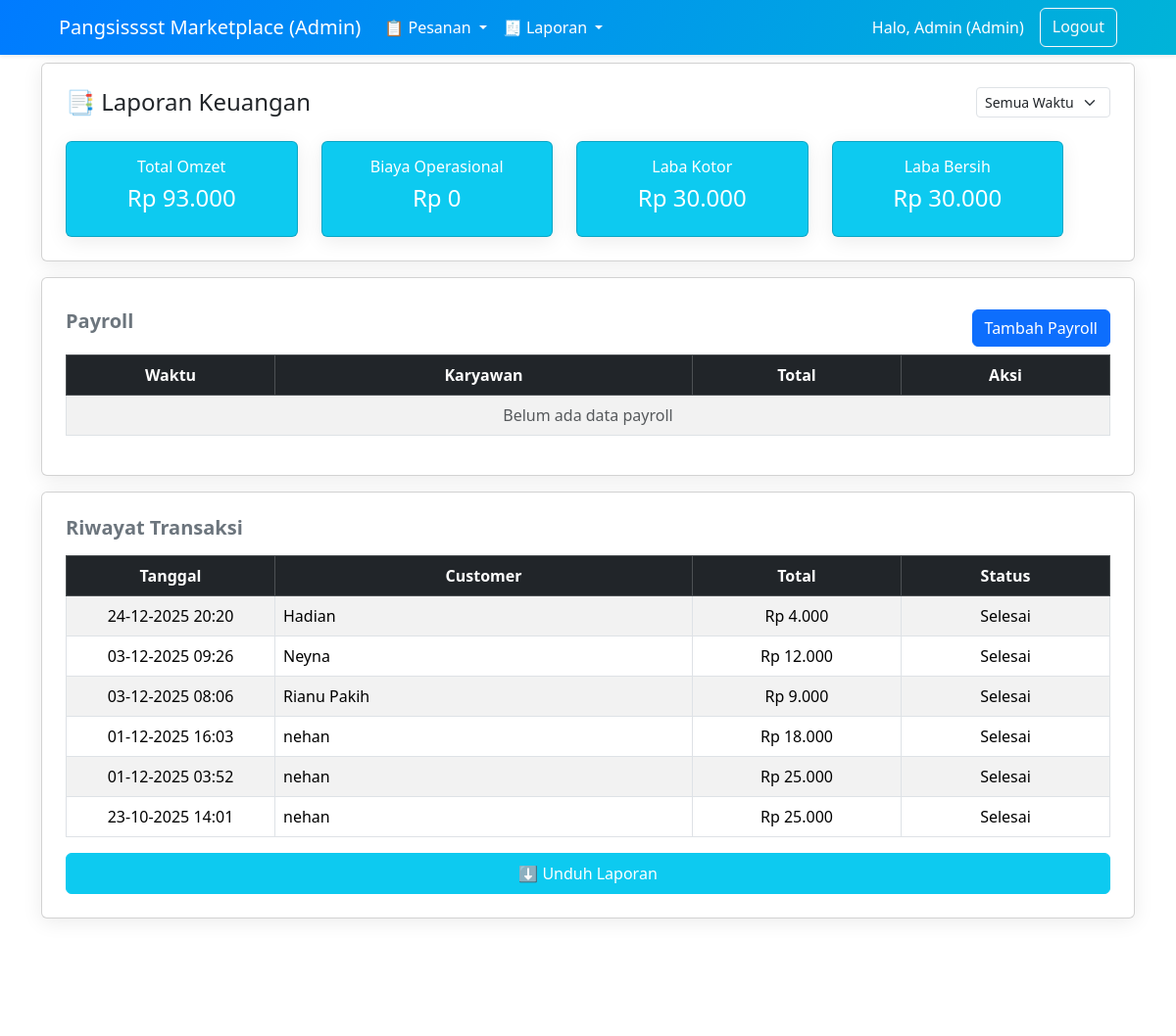
The page /dashboard_admin/laporan_keuangan.php (signed in) on the database its author committed.
### tables this page shows
CREATE TABLE `orders` (
  `id` int(11) NOT NULL,
  `customer_id` int(11) DEFAULT NULL,
  `tanggal` datetime DEFAULT NULL,
  `status` varchar(50) DEFAULT NULL,
  `total` decimal(15,2) DEFAULT NULL,
  `alamat_pengiriman` varchar(255) DEFAULT NULL
);

CREATE TABLE `users` (
  `id` int(11) NOT NULL,
  `nama` varchar(100) DEFAULT NULL,
  `email` varchar(100) DEFAULT NULL,
  `password` varchar(255) DEFAULT NULL,
  `role` enum('admin','customer') DEFAULT 'customer',
  `created_at` timestamp NOT NULL DEFAULT current_timestamp()
);

### dashboard_admin/laporan_keuangan.php (the view, shortened to what this page needs)
<?php
    require_once "../config/koneksi.php";
    $filter = $_GET['filter'] ?? 'all';
    $filterQuery = "";
    $filterQueryPayroll = "";
    $sql_summary = "SELECT COALESCE(SUM(oi.harga * oi.qty), 0) AS total_omzet, COALESCE(SUM((oi.harga - p.modal) * oi.qty), 0) AS total_profit_kotor, (COALESCE(SUM((oi.harga - p.modal) * oi.qty), 0) - (SELECT COALESCE(SUM(py.total), 0) FROM payroll py WHERE 1=1 $filterQuery )) AS total_profit_bersih, COUNT(DISTINCT o.id) AS total_transaksi FROM orders o INNER JOIN order_items oi ON oi.order_id = o.id INNER JOIN products p ON p.id = oi.product_id WHERE o.status IN ('Selesai', 'Diproses Pengiriman') $filterQuery";
    $querySummaryPayroll = mysqli_query($conn, "SELECT SUM(o.total) AS total_payroll FROM payroll o WHERE 1=1 $filterQuery");
    $totalPayroll = mysqli_fetch_assoc($querySummaryPayroll)['total_payroll'] ?? 0;
    $res_summary = mysqli_query($conn, $sql_summary);
    $summary = mysqli_fetch_assoc($res_summary);
    $sql_detail = "SELECT o.*, u.nama AS customer FROM orders o LEFT JOIN users u ON o.customer_id = u.id WHERE (o.status = 'Selesai' OR o.status = 'Diproses Pengiriman') $filterQuery ORDER BY o.tanggal DESC";
    $res_detail = mysqli_query($conn, $sql_detail);
    $queryPayroll = "SELECT p.id, p.tanggal, u.nama AS nama_user, p.total FROM payroll p JOIN users u ON u.id = p.id_user WHERE 1=1 $filterQueryPayroll ORDER BY p.tanggal DESC";
    $resultPayroll = mysqli_query($conn, $queryPayroll);
?>
<!DOCTYPE html>
<html lang="id">
<head>
    <link href="https://cdn.jsdelivr.net/npm/bootstrap@5.3.3/dist/css/bootstrap.min.css" rel="stylesheet">
</head>
<body>
<?php include __DIR__ . '/navbar.php'; ?>
<div class="container py-5">
    <div class="card p-4 my-3">
        <div class="d-flex justify-content-between align-items-center mb-4">
            <h4 class="text-center mb-0">📑 Laporan Keuangan</h4>
            <form method="GET" class="d-flex gap-2">
                <select name="filter" class="form-select form-select-sm" onchange="this.form.submit()">
                    <option value="all" <?= $filter=='all'?'selected':'' ?>>Semua Waktu</option>
                </select>
            </form>
        </div>
        <div class="row text-center">
            <div class="col-md-6 row text-center">
                <div class="col-md-6">
                    <div class="card bg-info text-white">
                        <div class="card-body">
                            <h6>Total Omzet</h6>
                            <h4>Rp <?= number_format($summary['total_omzet'],0,',','.'); ?></h4>
                        </div>
                    </div>
                </div>
                <div class="col-md-6">
                    <div class="card bg-info text-white">
                        <div class="card-body">
                            <h6>Biaya Operasional</h6>
                            <h4>Rp <?= number_format($totalPayroll,0,',','.'); ?></h4>
                        </div>
                    </div>
                </div>
            </div>
            <div class="col-md-6 row text-center">
                <div class="col-md-6">
                    <div class="card bg-info text-white">
                        <div class="card-body">
                            <h6>Laba Kotor</h6>
                            <h4>Rp <?= number_format($summary['total_profit_kotor'],0,',','.'); ?></h4>
                        </div>
                    </div>
                </div>
                <div class="col-md-6">
                    <div class="card bg-info text-white">
                        <div class="card-body">
                            <h6>Laba Bersih</h6>
                            <h4>Rp <?= number_format($summary['total_profit_bersih'],0,',','.'); ?></h4>
                        </div>
                    </div>
                </div>
            </div>
        </div>
    </div>
    <div class="card p-4 my-3">
        <div class="row py-2">
            <div class="col-md-6">
                <h5 class="fw-bold text-secondary">Payroll</h5>
            </div>
            <div class="col-md-6 text-end">
                <button type="button" class="btn btn-primary" data-bs-toggle="modal" data-bs-target="#modalPayroll">
                    Tambah Payroll
                </button>
            </div>
        </div>
        <div class="table-responsive">
            <table class="table table-bordered table-striped">
                <thead class="table-dark text-center">
                    <tr>
                        <th style="width: 20%;">Waktu</th>
                        <th style="width: 40%;">Karyawan</th>
                        <th style="width: 20%;">Total</th>
                        <th style="width: 20%;">Aksi</th>
                    </tr>
                </thead>
                <tbody>
                    <?php if (mysqli_num_rows($resultPayroll) > 0): ?>
                        <?php while ($row = mysqli_fetch_assoc($resultPayroll)): ?>
                            <tr>
                                <td class="text-center">
                                    <?= date('d-m-Y H:i', strtotime($row['tanggal'])); ?>
                                </td>
                                <td>
                                    <?= htmlspecialchars($row['nama_user']); ?>
                                </td>
                                <td class="text-center">
                                    Rp <?= number_format($row['total'], 0, ',', '.'); ?>
                                </td>
                                <td class="text-center">
                                    <form method="POST" class="row g-1">
                                        <input type="hidden" name="payroll_id" value="<?= $row['id']; ?>">
                                        <div class="col-6">
                                            <button type="submit" name="deletePayroll"
                                                    class="btn btn-danger w-100"
                                                    onclick="return confirm('Yakin hapus data payroll ini?')">
                                                Hapus
                                            </button>
                                        </div>
                                        <div class="col-6">
                                            <button type="button"
                                                    class="btn btn-primary w-100 btn-edit"
                                                    data-bs-toggle="modal"
                                                    data-bs-target="#modalEditPayroll"
                                                    data-id="<?= $row['id']; ?>"
                                                    data-total="<?= $row['total']; ?>">
                                                Ubah
                                            </button>
                                        </div>
                                    </form>
                                </td>
                            </tr>
                        <?php endwhile; ?>
                    <?php else: ?>
                        <tr>
                            <td colspan="4" class="text-center text-muted">
                                Belum ada data payroll
                            </td>
                        </tr>
                    <?php endif; ?>
                </tbody>
            </table>
        </div>
    </div>
    <div class="card p-4 my-3">
        <h5 class="fw-bold text-secondary mb-3">Riwayat Transaksi</h5>
        <div class="table-responsive">
            <table class="table table-bordered table-striped">
                <thead class="table-dark text-center">
                    <tr>
                        <th style="width: 20%;">Tanggal</th>
                        <th style="width: 40%;">Customer</th>
                        <th style="width: 20%;">Total</th>
                        <th style="width: 20%;">Status</th>
                    </tr>
                </thead>
                <tbody>
                    <?php while ($row = mysqli_fetch_assoc($res_detail)) : ?>
                        <tr>
                            <td class="text-center"><?= date('d-m-Y H:i', strtotime($row['tanggal'])) ?></td>
                            <td><?= htmlspecialchars($row['customer'] ?? '-') ?></td>
                            <td class="text-center">Rp <?= number_format($row['total'],0,',','.') ?></td>
                            <td class="text-center"><?= $row['status'] ?></td>
                        </tr>
                    <?php endwhile; ?>
                </tbody>
            </table>
        </div>
        <a href="?export=excel&filter=<?= $filter ?>" class="btn btn-info text-white w-100 p-2">
            ⬇️ Unduh Laporan
        </a>
    </div>
</div>
<?php include __DIR__ . '/footer.php'; ?>
</body>
</html>

### dashboard_admin/laporan_keuangan.php (style rules this page uses)
body { background: #f2f7ff; min-height: 100vh; }
.card { border-radius: 15px; box-shadow: 0 4px 20px rgba(0,0,0,0.08); }

### rows shown on the page
orders: tanggal "24-12-2025 20:20", customer.nama "Hadian", total "4.000", status "Selesai"
orders: tanggal "03-12-2025 09:26", customer.nama "Neyna", total "12.000", status "Selesai"
orders: tanggal "03-12-2025 08:06", customer.nama "Rianu Pakih", total "9.000", status "Selesai"
orders: tanggal "01-12-2025 16:03", customer.nama "nehan", total "18.000", status "Selesai"
orders: tanggal "01-12-2025 03:52", customer.nama "nehan", total "25.000", status "Selesai"
orders: tanggal "23-10-2025 14:01", customer.nama "nehan", total "25.000", status "Selesai"

### other values the page prints
$user['nama'] "Admin"
$summary['total_omzet'] "93.000"
$totalPayroll "0"
$summary['total_profit_kotor'] "30.000"
$summary['total_profit_bersih'] "30.000"
